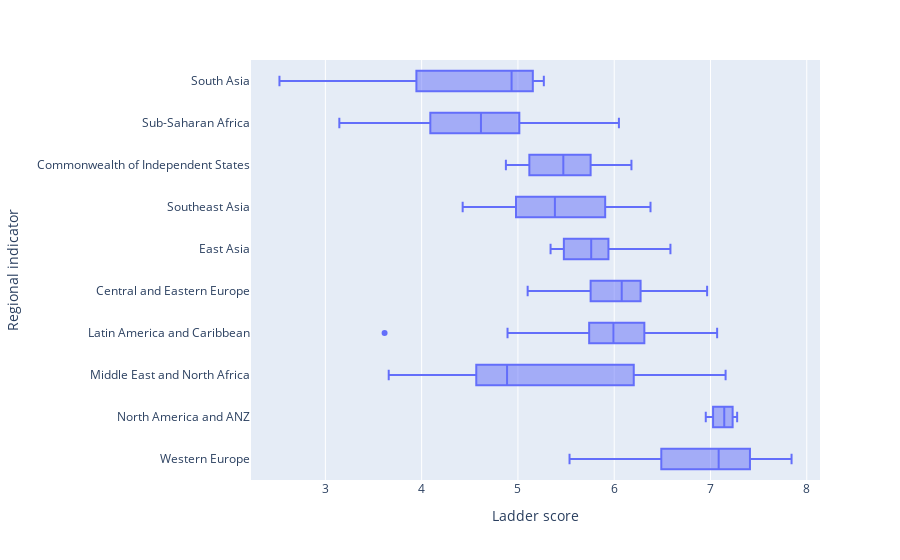

Source (notebook cell):
### Code cell
px.box(df_2021, x="Ladder score", y="Regional indicator")

### Figure 1 — Plotly figure (JSON) as saved in the notebook; plotly's stock layout.template omitted (floating-point values rounded to 4 significant figures; data arrays with more than 128 entries replaced by an {"elided": "..."} marker saying what was removed)
{"data": [{"alignmentgroup": "True", "hovertemplate": "Ladder score=%{x}<br>Regional indicator=%{y}<extra></extra>", "legendgroup": "", "marker": {"color": "#636efa"}, "name": "", "notched": false, "offsetgroup": "", "orientation": "h", "showlegend": false, "type": "box", "x": {"elided": "149 float values"}, "x0": " ", "xaxis": "x", "y": {"elided": "149 str values"}, "y0": " ", "yaxis": "y"}], "layout": {"boxmode": "group", "legend": {"tracegroupgap": 0}, "margin": {"t": 60}, "xaxis": {"anchor": "y", "domain": [0, 1], "title": {"text": "Ladder score"}}, "yaxis": {"anchor": "x", "domain": [0, 1], "title": {"text": "Regional indicator"}}}}
